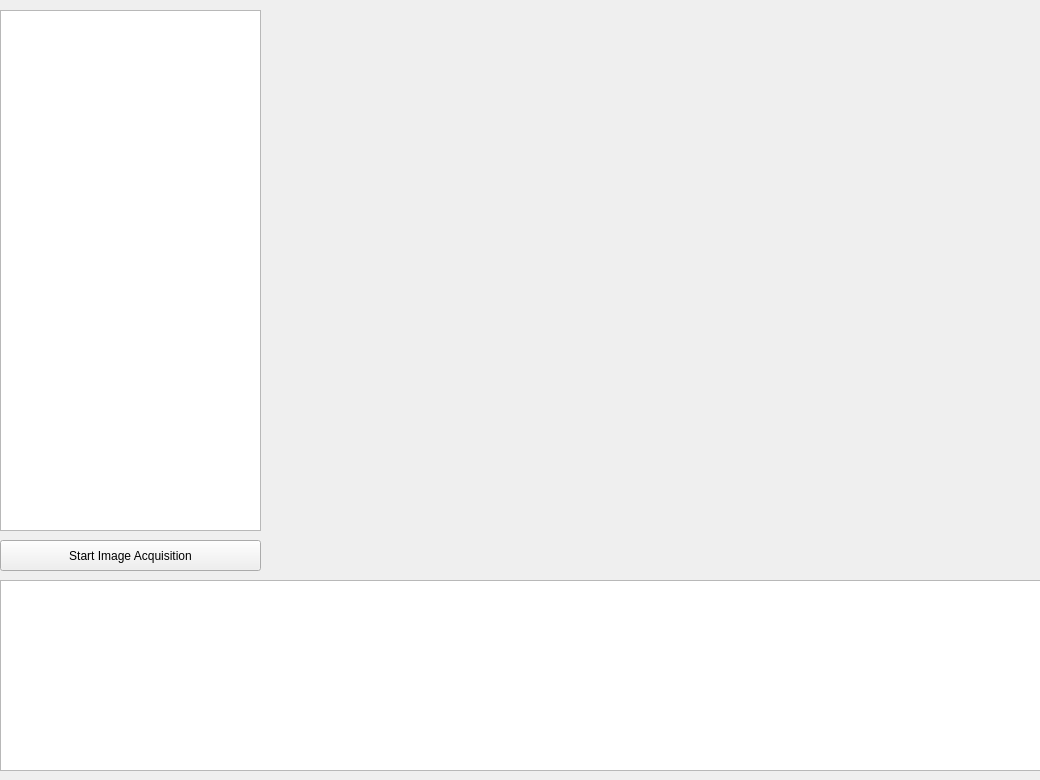
<?xml version="1.0" encoding="UTF-8"?>
<ui version="4.0">
 <class>AsynchronousGrabClass</class>
 <widget class="QMainWindow" name="AsynchronousGrabClass">
  <property name="geometry">
   <rect>
    <x>0</x>
    <y>0</y>
    <width>1040</width>
    <height>780</height>
   </rect>
  </property>
  <property name="sizePolicy">
   <sizepolicy hsizetype="Fixed" vsizetype="Fixed">
    <horstretch>0</horstretch>
    <verstretch>0</verstretch>
   </sizepolicy>
  </property>
  <property name="minimumSize">
   <size>
    <width>1040</width>
    <height>780</height>
   </size>
  </property>
  <property name="maximumSize">
   <size>
    <width>1040</width>
    <height>780</height>
   </size>
  </property>
  <property name="windowTitle">
   <string>AsynchronousGrab (Qt version)</string>
  </property>
  <property name="windowIcon">
   <iconset resource="AsynchronousGrab.qrc">
    <normaloff>:/AsynchronousGrabQt/AsynchronousGrab.png</normaloff>:/AsynchronousGrabQt/AsynchronousGrab.png</iconset>
  </property>
  <widget class="QWidget" name="centralWidget">
   <widget class="QListWidget" name="m_ListBoxCameras">
    <property name="geometry">
     <rect>
      <x>0</x>
      <y>10</y>
      <width>261</width>
      <height>521</height>
     </rect>
    </property>
   </widget>
   <widget class="QListWidget" name="m_ListLog">
    <property name="geometry">
     <rect>
      <x>0</x>
      <y>580</y>
      <width>1041</width>
      <height>191</height>
     </rect>
    </property>
   </widget>
   <widget class="QPushButton" name="m_ButtonStartStop">
    <property name="geometry">
     <rect>
      <x>0</x>
      <y>540</y>
      <width>261</width>
      <height>31</height>
     </rect>
    </property>
    <property name="text">
     <string>Start Image Acquisition</string>
    </property>
   </widget>
   <widget class="QLabel" name="m_LabelStream">
    <property name="geometry">
     <rect>
      <x>270</x>
      <y>10</y>
      <width>771</width>
      <height>561</height>
     </rect>
    </property>
    <property name="sizePolicy">
     <sizepolicy hsizetype="Fixed" vsizetype="Fixed">
      <horstretch>0</horstretch>
      <verstretch>0</verstretch>
     </sizepolicy>
    </property>
    <property name="text">
     <string/>
    </property>
   </widget>
  </widget>
 </widget>
 <layoutdefault spacing="6" margin="11"/>
 <resources>
  <include location="AsynchronousGrab.qrc"/>
 </resources>
 <connections/>
</ui>
